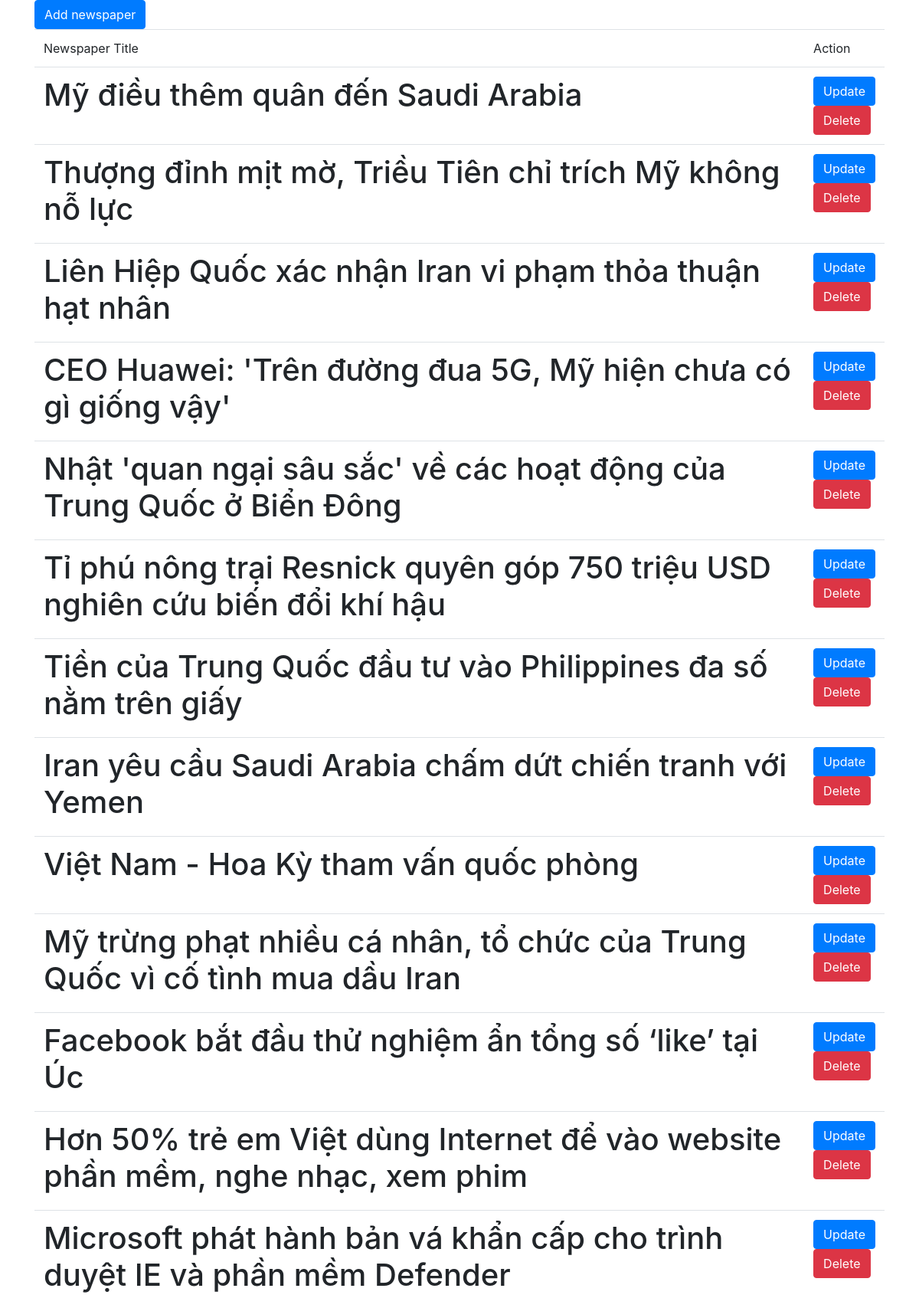
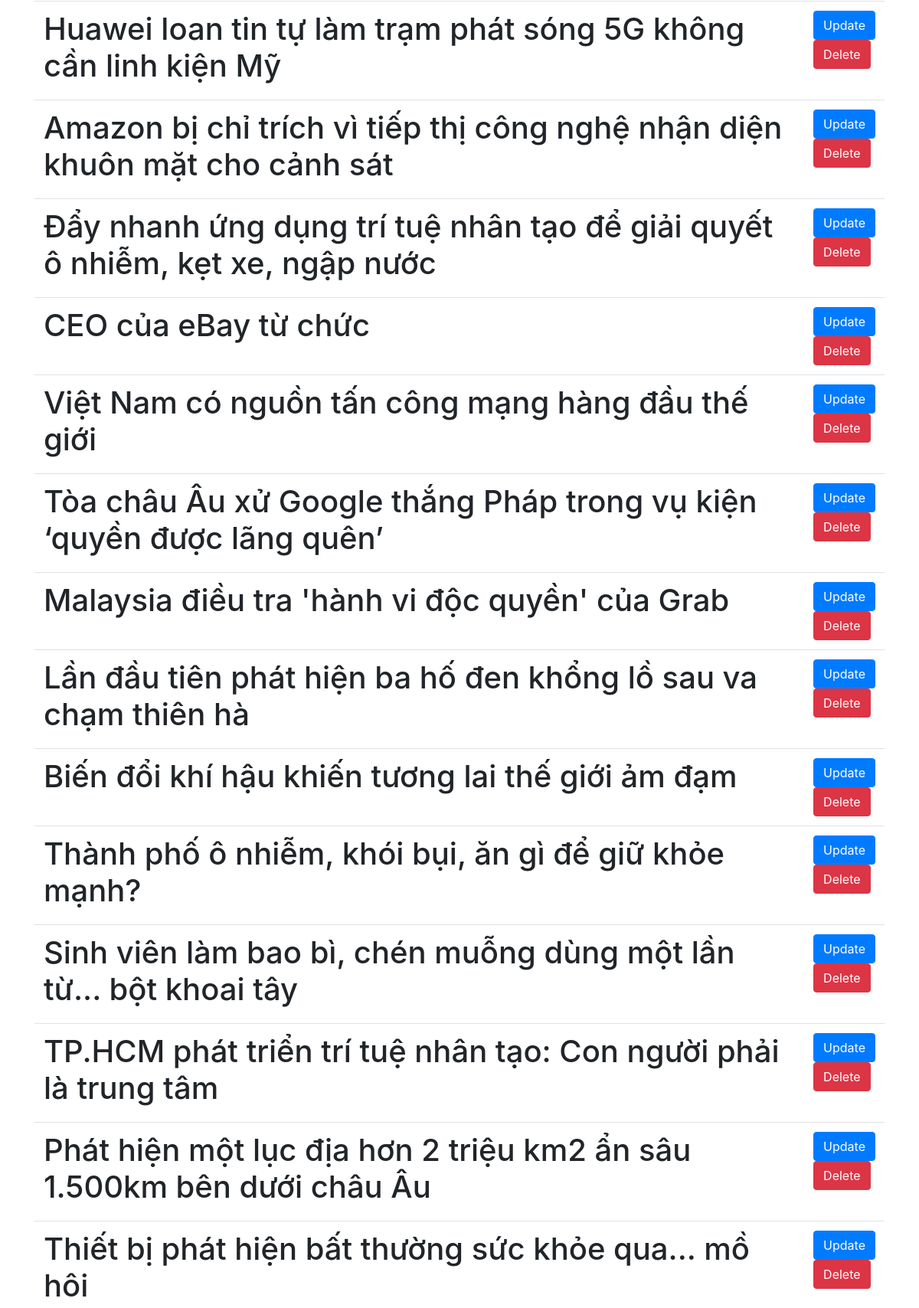
/manage.php (upper part), run on the app's committed database (2 pictures, top to bottom).
### tables this page shows
CREATE TABLE `newspapers` (
  `newspaper_id` int(10) NOT NULL,
  `newspaper_title` varchar(255) NOT NULL,
  `newspaper_imgae` varchar(255) NOT NULL,
  `newspaper_author_id` int(11) NOT NULL,
  `newspaper_date` datetime NOT NULL,
  `newspaper_content` text NOT NULL,
  `newspaper_view` int(12) NOT NULL,
  `newspaper_category_id` int(11) NOT NULL
);

### app/models/Database.php (called while the page is built, shortened)
<?php
class Database
{
    public static $connection = NULL;
    public function __construct()
    {
        if(!self::$connection)
        {
            self::$connection = new mysqli(DB_HOST, DB_USER, DB_PASS, DB_NAME);
            self::$connection->set_charset('utf8mb4');
        }
        return self::$connection;
    }
    public function select($sql)
    {
        $sql->execute();
        $items = $sql->get_result()->fetch_all(MYSQLI_ASSOC);
        return $items;
    }
}

### app/models/Newspapers.php (called while the page is built, shortened)
<?php
class Newspapers extends database
{
    public function getNewspapersList()
    {
        $sql = parent::$connection->prepare('SELECT * FROM newspapers');
        return parent::select($sql);
    }
}

### manage.php (the view, shortened to what this page needs)
<?php
require_once './config/database.php';
$newspaperModel = new Newspapers();
$newspaperList = $newspaperModel->getNewspapersList();
?>
<!DOCTYPE html>
<html lang="en">
<head>
    <link rel="stylesheet" href="https://stackpath.bootstrapcdn.com/bootstrap/4.3.1/css/bootstrap.min.css">
</head>
<body>
    <div class="container">
        <a href="addnewspaper.php" class="btn btn-primary">Add newspaper</a>
        <table class="table">
            <tr>
                <td>Newspaper Title</td>
                <td>Action</td>
            </tr>
            <?php
            foreach ($newspaperList as $news)
            {
            ?>
                <tr>
                    <td>
                        <?php echo $news['newspaper_title']; ?>
                    </td>
                    <td>
                        <a href="update-news.php?id=<?php echo $news['newspaper_id']; ?>" class="btn btn-primary">Update</a>
                        <form action="manage.php" method="post" onsubmit="return deleteNewspaper()">
                            <button type="submit" class="btn btn-danger">Delete</button>
                        </form>
                    </td>
                </tr>
            <?php
            }
            ?>
        </table>
    </div>
</body>
</html>

### data on the page
newspapers: newspaper_title "Mỹ điều thêm quân đến Saudi Arabia"
newspapers: newspaper_title "Thượng đỉnh mịt mờ, Triều Tiên chỉ trích Mỹ không nỗ lực"
newspapers: newspaper_title "Liên Hiệp Quốc xác nhận Iran vi phạm thỏa thuận hạt nhân"
newspapers: newspaper_title "CEO Huawei: 'Trên đường đua 5G, Mỹ hiện chưa có gì giống vậy'"
newspapers: newspaper_title "Nhật 'quan ngại sâu sắc' về các hoạt động của Trung Quốc ở Biển Đông"
newspapers: newspaper_title "Tỉ phú nông trại Resnick quyên góp 750 triệu USD nghiên cứu biến đổi khí hậu"
newspapers: newspaper_title "Tiền của Trung Quốc đầu tư vào Philippines đa số nằm trên giấy"
newspapers: newspaper_title "Iran yêu cầu Saudi Arabia chấm dứt chiến tranh với Yemen"
newspapers: newspaper_title "Việt Nam - Hoa Kỳ tham vấn quốc phòng"
newspapers: newspaper_title "Mỹ trừng phạt nhiều cá nhân, tổ chức của Trung Quốc vì cố tình mua dầu Iran"
newspapers: newspaper_title "Facebook bắt đầu thử nghiệm ẩn tổng số ‘like’ tại Úc"
newspapers: newspaper_title "Hơn 50% trẻ em Việt dùng Internet để vào website phần mềm, nghe nhạc, xem phim"
newspapers: newspaper_title "Microsoft phát hành bản vá khẩn cấp cho trình duyệt IE và phần mềm Defender"
newspapers: newspaper_title "Huawei loan tin tự làm trạm phát sóng 5G không cần linh kiện Mỹ"
newspapers: newspaper_title "Amazon bị chỉ trích vì tiếp thị công nghệ nhận diện khuôn mặt cho cảnh sát"
newspapers: newspaper_title "Đẩy nhanh ứng dụng trí tuệ nhân tạo để giải quyết ô nhiễm, kẹt xe, ngập nước"
newspapers: newspaper_title "CEO của eBay từ chức"
newspapers: newspaper_title "Việt Nam có nguồn tấn công mạng hàng đầu thế giới"
newspapers: newspaper_title "Tòa châu Âu xử Google thắng Pháp trong vụ kiện ‘quyền được lãng quên’"
newspapers: newspaper_title "Malaysia điều tra 'hành vi độc quyền' của Grab"
newspapers: newspaper_title "Lần đầu tiên phát hiện ba hố đen khổng lồ sau va chạm thiên hà"
newspapers: newspaper_title "Biến đổi khí hậu khiến tương lai thế giới ảm đạm"
newspapers: newspaper_title "Thành phố ô nhiễm, khói bụi, ăn gì để giữ khỏe mạnh?"
newspapers: newspaper_title "Sinh viên làm bao bì, chén muỗng dùng một lần từ... bột khoai tây"
newspapers: newspaper_title "TP.HCM phát triển trí tuệ nhân tạo: Con người phải là trung tâm"
newspapers: newspaper_title "Phát hiện một lục địa hơn 2 triệu km2 ẩn sâu 1.500km bên dưới châu Âu"
newspapers: newspaper_title "Thiết bị phát hiện bất thường sức khỏe qua... mồ hôi"
